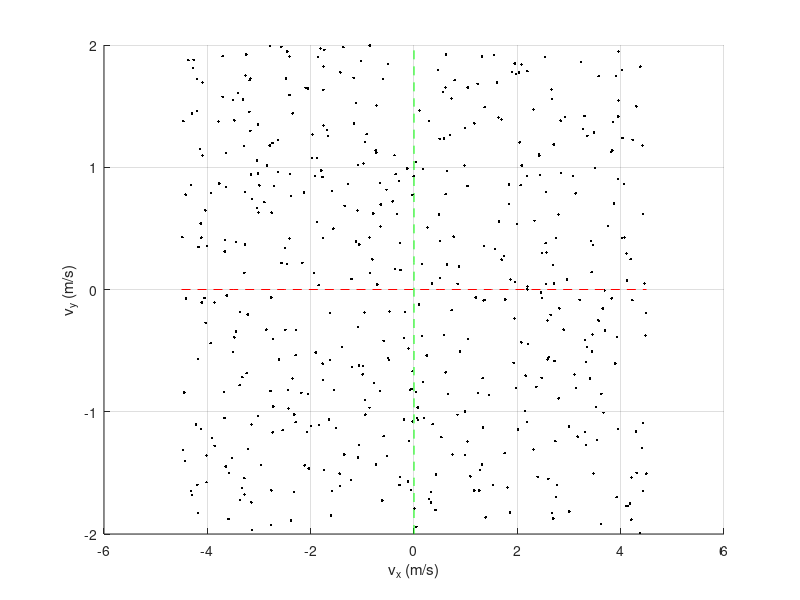

MATLAB code to generate this figure: (Note: this script raises an error after producing the figure.)
clear; clc;

%% 3D velocity command sweep
N_s = 500; % velocity command samples

vx_max = 4.5; % 4,5
vy_max = 2.0; % 3.5
omega_max = 7.0; % 7.5

cmd_sweep = zeros(N_s, 3);

% for i = 1:N_s % Gaussian sampling
%     vx_samp = vx_max/3 * randn(1, 1);
%     vy_samp = vy_max/3 * randn(1, 1);
%     wz_samp = omega_max/3 * randn(1, 1);
%     cmd_sweep(i,:) = [vx_samp, vy_samp, wz_samp];
% end

for i = 1:N_s % Uniform sampling
    vx_samp = 2.*vx_max*(rand - 0.5);
    vy_samp = 2.*vy_max*(rand - 0.5);
    wz_samp = 2.*omega_max*(rand - 0.5);
    cmd_sweep(i,:) = [vx_samp, vy_samp, wz_samp];
end

 
figure;
hold on; grid on;
xlabel('v_x (m/s)'); ylabel('v_y (m/s)'); zlabel('\omega_z (rad/s)')
plot3(linspace(-vx_max, vx_max, 10),zeros(1, 10),zeros(1, 10),'r--')
plot3(zeros(1, 10),linspace(-vy_max, vy_max, 10),zeros(1, 10),'g--')
plot3(zeros(1, 10), zeros(1, 10),linspace(-omega_max, omega_max, 10),'c--')
for i = 1:N_s
    plot3(cmd_sweep(i, 1), cmd_sweep(i,2), cmd_sweep(i,3), 'k.')
end

%% save 3D command sweep
SAVE_CMD_SWEEP = true;
if SAVE_CMD_SWEEP
    writematrix(cmd_sweep, 'cmd_sweep.csv');
end

%% 2D velocity command slice
N_s = 200; 
vx_vy_sweep = zeros(N_s, 3);
vx_wz_sweep = zeros(N_s, 3);
vy_wz_sweep = zeros(N_s, 3);

for i = 1:N_s
    vx_samp = vx_max/2 * randn(1, 1);
    vy_samp = vy_max/2 * randn(1, 1);
    wz_samp = omega_max/2 * randn(1, 1);
    vx_vy_sweep(i,:) = [vx_samp, vy_samp, 0];
    vx_wz_sweep(i,:) = [vx_samp, 0, wz_samp];
    vy_wz_sweep(i,:) = [0, vy_samp, wz_samp];
end

f = figure; f.Position = [500 100 2500 750];
subplot(1,3,1); hold on; grid on; axis equal;
xlabel('v_x (m/s)'); ylabel('v_y (m/s)')
xline(0); yline(0);
plot(vx_vy_sweep(:,1), vx_vy_sweep(:,2), 'bo')

subplot(1,3,2); hold on; grid on; axis equal;
xlabel('v_x (m/s)'); ylabel('\omega_z (rad/s)')
xline(0); yline(0);
plot(vx_wz_sweep(:,1), vx_wz_sweep(:,3), 'bo')

subplot(1,3,3); hold on; grid on; axis equal;
xlabel('v_y (m/s)'); ylabel('\omega_z (rad/s)')
xline(0); yline(0);
plot(vy_wz_sweep(:,2), vy_wz_sweep(:,3), 'bo')


%% save 2D command slices
SAVE_CMD_SLICE = false;
if SAVE_CMD_SLICE
    writematrix(vx_vy_sweep, 'vx_vy_sweep.csv');
    writematrix(vx_wz_sweep, 'vx_wz_sweep.csv');
    writematrix(vy_wz_sweep, 'vy_wz_sweep.csv');
end






